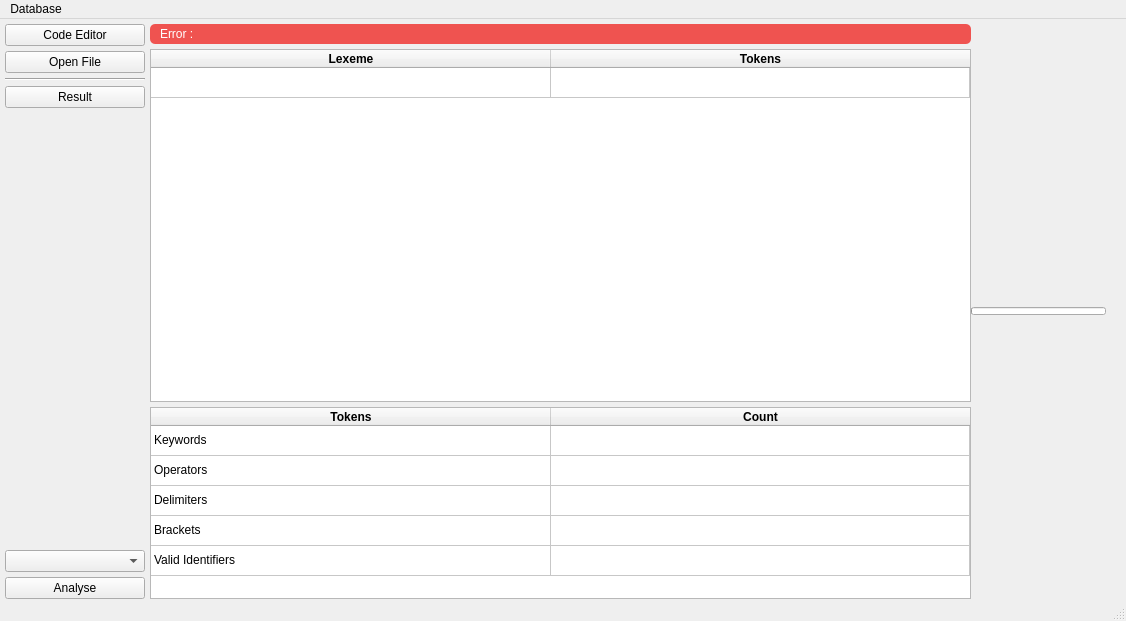
<?xml version="1.0" encoding="UTF-8"?>
<ui version="4.0">
 <class>MainWindow</class>
 <widget class="QMainWindow" name="MainWindow">
  <property name="geometry">
   <rect>
    <x>0</x>
    <y>0</y>
    <width>1126</width>
    <height>621</height>
   </rect>
  </property>
  <property name="windowTitle">
   <string>Lexical Analyzer</string>
  </property>
  <widget class="QWidget" name="centralwidget">
   <layout class="QHBoxLayout" name="horizontalLayout_2">
    <property name="spacing">
     <number>0</number>
    </property>
    <property name="leftMargin">
     <number>0</number>
    </property>
    <property name="topMargin">
     <number>0</number>
    </property>
    <property name="rightMargin">
     <number>0</number>
    </property>
    <property name="bottomMargin">
     <number>0</number>
    </property>
    <item>
     <widget class="QFrame" name="verticalFrame">
      <property name="sizePolicy">
       <sizepolicy hsizetype="Minimum" vsizetype="Preferred">
        <horstretch>0</horstretch>
        <verstretch>0</verstretch>
       </sizepolicy>
      </property>
      <property name="maximumSize">
       <size>
        <width>150</width>
        <height>16777215</height>
       </size>
      </property>
      <layout class="QVBoxLayout" name="verticalLayout">
       <property name="spacing">
        <number>0</number>
       </property>
       <property name="leftMargin">
        <number>5</number>
       </property>
       <property name="topMargin">
        <number>5</number>
       </property>
       <property name="rightMargin">
        <number>0</number>
       </property>
       <property name="bottomMargin">
        <number>0</number>
       </property>
       <item alignment="Qt::AlignTop">
        <widget class="QFrame" name="verticalFrame_2">
         <property name="sizePolicy">
          <sizepolicy hsizetype="Minimum" vsizetype="Preferred">
           <horstretch>0</horstretch>
           <verstretch>0</verstretch>
          </sizepolicy>
         </property>
         <layout class="QVBoxLayout" name="verticalLayout_2">
          <property name="spacing">
           <number>5</number>
          </property>
          <property name="leftMargin">
           <number>0</number>
          </property>
          <property name="topMargin">
           <number>0</number>
          </property>
          <property name="rightMargin">
           <number>5</number>
          </property>
          <property name="bottomMargin">
           <number>0</number>
          </property>
          <item>
           <widget class="QPushButton" name="pushButton_2">
            <property name="sizePolicy">
             <sizepolicy hsizetype="MinimumExpanding" vsizetype="Fixed">
              <horstretch>0</horstretch>
              <verstretch>0</verstretch>
             </sizepolicy>
            </property>
            <property name="text">
             <string>Code Editor</string>
            </property>
           </widget>
          </item>
          <item>
           <widget class="QPushButton" name="pushButton_4">
            <property name="text">
             <string>Open File</string>
            </property>
           </widget>
          </item>
          <item>
           <widget class="Line" name="line">
            <property name="orientation">
             <enum>Qt::Horizontal</enum>
            </property>
           </widget>
          </item>
          <item>
           <widget class="QPushButton" name="pushButton_3">
            <property name="styleSheet">
             <string notr="true"/>
            </property>
            <property name="text">
             <string>Result</string>
            </property>
           </widget>
          </item>
         </layout>
        </widget>
       </item>
       <item alignment="Qt::AlignBottom">
        <widget class="QFrame" name="verticalFrame_3">
         <layout class="QVBoxLayout" name="verticalLayout_3">
          <property name="spacing">
           <number>5</number>
          </property>
          <property name="leftMargin">
           <number>0</number>
          </property>
          <property name="topMargin">
           <number>0</number>
          </property>
          <property name="rightMargin">
           <number>5</number>
          </property>
          <property name="bottomMargin">
           <number>0</number>
          </property>
          <item>
           <widget class="QComboBox" name="language_selector"/>
          </item>
          <item>
           <widget class="QPushButton" name="pushButton">
            <property name="cursor">
             <cursorShape>PointingHandCursor</cursorShape>
            </property>
            <property name="text">
             <string>Analyse</string>
            </property>
           </widget>
          </item>
         </layout>
        </widget>
       </item>
      </layout>
     </widget>
    </item>
    <item>
     <widget class="QFrame" name="horizontalFrame">
      <layout class="QHBoxLayout" name="horizontalLayout">
       <property name="spacing">
        <number>0</number>
       </property>
       <property name="leftMargin">
        <number>0</number>
       </property>
       <property name="topMargin">
        <number>5</number>
       </property>
       <property name="rightMargin">
        <number>5</number>
       </property>
       <property name="bottomMargin">
        <number>0</number>
       </property>
       <item>
        <widget class="QStackedWidget" name="stackedWidget">
         <property name="currentIndex">
          <number>0</number>
         </property>
         <widget class="QWidget" name="page_4">
          <property name="styleSheet">
           <string notr="true"/>
          </property>
          <layout class="QVBoxLayout" name="verticalLayout_6">
           <property name="spacing">
            <number>5</number>
           </property>
           <property name="leftMargin">
            <number>0</number>
           </property>
           <property name="topMargin">
            <number>0</number>
           </property>
           <property name="rightMargin">
            <number>0</number>
           </property>
           <property name="bottomMargin">
            <number>0</number>
           </property>
           <item>
            <widget class="QFrame" name="horizontalFrame_2">
             <property name="sizePolicy">
              <sizepolicy hsizetype="Minimum" vsizetype="MinimumExpanding">
               <horstretch>0</horstretch>
               <verstretch>0</verstretch>
              </sizepolicy>
             </property>
             <property name="maximumSize">
              <size>
               <width>16777215</width>
               <height>20</height>
              </size>
             </property>
             <property name="styleSheet">
              <string notr="true">background-color: #ef5350;
border-radius: 5px;</string>
             </property>
             <layout class="QHBoxLayout" name="horizontalLayout_3">
              <property name="spacing">
               <number>6</number>
              </property>
              <property name="leftMargin">
               <number>10</number>
              </property>
              <property name="topMargin">
               <number>0</number>
              </property>
              <property name="rightMargin">
               <number>0</number>
              </property>
              <property name="bottomMargin">
               <number>0</number>
              </property>
              <item>
               <widget class="QLabel" name="label">
                <property name="styleSheet">
                 <string notr="true">color: white;</string>
                </property>
                <property name="text">
                 <string>Error :</string>
                </property>
               </widget>
              </item>
              <item>
               <widget class="QLabel" name="label_2">
                <property name="styleSheet">
                 <string notr="true">color: white;</string>
                </property>
                <property name="text">
                 <string>&lt;error&gt;</string>
                </property>
               </widget>
              </item>
              <item>
               <spacer name="horizontalSpacer">
                <property name="orientation">
                 <enum>Qt::Horizontal</enum>
                </property>
                <property name="sizeHint" stdset="0">
                 <size>
                  <width>40</width>
                  <height>20</height>
                 </size>
                </property>
               </spacer>
              </item>
             </layout>
            </widget>
           </item>
           <item>
            <widget class="QTableWidget" name="tableWidget">
             <property name="styleSheet">
              <string notr="true"/>
             </property>
             <property name="editTriggers">
              <set>QAbstractItemView::NoEditTriggers</set>
             </property>
             <property name="sortingEnabled">
              <bool>true</bool>
             </property>
             <property name="rowCount">
              <number>1</number>
             </property>
             <attribute name="horizontalHeaderVisible">
              <bool>true</bool>
             </attribute>
             <attribute name="horizontalHeaderCascadingSectionResizes">
              <bool>true</bool>
             </attribute>
             <attribute name="horizontalHeaderDefaultSectionSize">
              <number>400</number>
             </attribute>
             <attribute name="horizontalHeaderStretchLastSection">
              <bool>true</bool>
             </attribute>
             <attribute name="verticalHeaderVisible">
              <bool>false</bool>
             </attribute>
             <attribute name="verticalHeaderStretchLastSection">
              <bool>false</bool>
             </attribute>
             <row/>
             <column>
              <property name="text">
               <string>Lexeme</string>
              </property>
              <property name="font">
               <font>
                <weight>75</weight>
                <bold>true</bold>
               </font>
              </property>
              <property name="textAlignment">
               <set>AlignCenter</set>
              </property>
             </column>
             <column>
              <property name="text">
               <string>Tokens</string>
              </property>
              <property name="font">
               <font>
                <weight>75</weight>
                <bold>true</bold>
               </font>
              </property>
              <property name="textAlignment">
               <set>AlignCenter</set>
              </property>
             </column>
            </widget>
           </item>
           <item>
            <widget class="QTableWidget" name="tableWidget_2">
             <property name="sizePolicy">
              <sizepolicy hsizetype="Expanding" vsizetype="Minimum">
               <horstretch>0</horstretch>
               <verstretch>0</verstretch>
              </sizepolicy>
             </property>
             <property name="styleSheet">
              <string notr="true"/>
             </property>
             <property name="editTriggers">
              <set>QAbstractItemView::NoEditTriggers</set>
             </property>
             <property name="sortingEnabled">
              <bool>false</bool>
             </property>
             <property name="rowCount">
              <number>5</number>
             </property>
             <attribute name="horizontalHeaderCascadingSectionResizes">
              <bool>true</bool>
             </attribute>
             <attribute name="horizontalHeaderDefaultSectionSize">
              <number>400</number>
             </attribute>
             <attribute name="horizontalHeaderStretchLastSection">
              <bool>true</bool>
             </attribute>
             <attribute name="verticalHeaderVisible">
              <bool>false</bool>
             </attribute>
             <row>
              <property name="text">
               <string>1</string>
              </property>
             </row>
             <row>
              <property name="text">
               <string>2</string>
              </property>
             </row>
             <row/>
             <row/>
             <row/>
             <column>
              <property name="text">
               <string>Tokens</string>
              </property>
              <property name="font">
               <font>
                <pointsize>9</pointsize>
                <weight>75</weight>
                <bold>true</bold>
               </font>
              </property>
              <property name="textAlignment">
               <set>AlignCenter</set>
              </property>
             </column>
             <column>
              <property name="text">
               <string>Count</string>
              </property>
              <property name="font">
               <font>
                <pointsize>9</pointsize>
                <weight>75</weight>
                <bold>true</bold>
               </font>
              </property>
              <property name="textAlignment">
               <set>AlignCenter</set>
              </property>
             </column>
             <item row="0" column="0">
              <property name="text">
               <string>Keywords</string>
              </property>
             </item>
             <item row="1" column="0">
              <property name="text">
               <string>Operators</string>
              </property>
             </item>
             <item row="2" column="0">
              <property name="text">
               <string>Delimiters</string>
              </property>
             </item>
             <item row="3" column="0">
              <property name="text">
               <string>Brackets</string>
              </property>
             </item>
             <item row="4" column="0">
              <property name="text">
               <string>Valid Identifiers</string>
              </property>
             </item>
            </widget>
           </item>
          </layout>
         </widget>
         <widget class="QWidget" name="page">
          <layout class="QVBoxLayout" name="verticalLayout_4">
           <property name="spacing">
            <number>0</number>
           </property>
           <property name="leftMargin">
            <number>0</number>
           </property>
           <property name="topMargin">
            <number>0</number>
           </property>
           <property name="rightMargin">
            <number>0</number>
           </property>
           <property name="bottomMargin">
            <number>0</number>
           </property>
           <item>
            <widget class="QTableView" name="tableView">
             <property name="editTriggers">
              <set>QAbstractItemView::NoEditTriggers</set>
             </property>
             <property name="sortingEnabled">
              <bool>true</bool>
             </property>
             <attribute name="horizontalHeaderStretchLastSection">
              <bool>true</bool>
             </attribute>
            </widget>
           </item>
          </layout>
         </widget>
        </widget>
       </item>
       <item>
        <widget class="QProgressBar" name="progressBar">
         <property name="enabled">
          <bool>true</bool>
         </property>
         <property name="maximumSize">
          <size>
           <width>150</width>
           <height>8</height>
          </size>
         </property>
         <property name="cursor">
          <cursorShape>ArrowCursor</cursorShape>
         </property>
         <property name="styleSheet">
          <string notr="true">margin-right: 15px;</string>
         </property>
         <property name="value">
          <number>0</number>
         </property>
         <property name="textVisible">
          <bool>false</bool>
         </property>
        </widget>
       </item>
      </layout>
     </widget>
    </item>
   </layout>
  </widget>
  <widget class="QStatusBar" name="statusbar"/>
  <widget class="QMenuBar" name="menuBar">
   <property name="geometry">
    <rect>
     <x>0</x>
     <y>0</y>
     <width>1126</width>
     <height>20</height>
    </rect>
   </property>
   <widget class="QMenu" name="menuDatabase">
    <property name="title">
     <string>Database</string>
    </property>
    <addaction name="actionSave_table"/>
    <addaction name="actionLoad_table"/>
    <addaction name="separator"/>
    <addaction name="actionDelete_table"/>
   </widget>
   <addaction name="menuDatabase"/>
  </widget>
  <action name="actionSave_table">
   <property name="checkable">
    <bool>false</bool>
   </property>
   <property name="text">
    <string>Save table</string>
   </property>
  </action>
  <action name="actionLoad_table">
   <property name="text">
    <string>Load table</string>
   </property>
  </action>
  <action name="actionDelete_table">
   <property name="text">
    <string>Delete table</string>
   </property>
  </action>
 </widget>
 <resources/>
 <connections/>
</ui>
